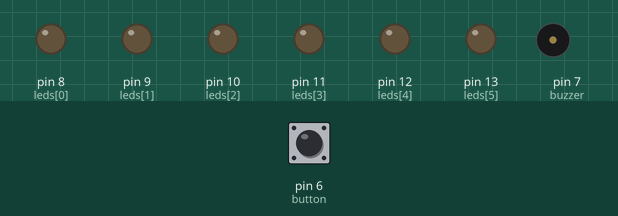
The sketch below on a simulated Arduino Uno, built with avr-gcc and run on an emulated ATmega328P. Shown: output pins drawn as LEDs (lit = HIGH), buzzer (waves = sounding). Inputs (shaded band) come from the test bench; at power-on: pin 6 (button) HIGH. Random numbers use the default seed unless the sketch sets one.

Above: at 1.2 s.
1.3 s: pin 6 (button) pulled LOW for 0.15 s
At 2.0 s:
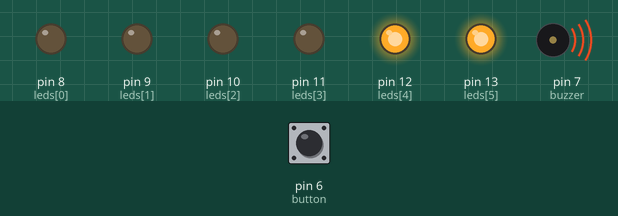
Timing chart, 0 to 4.3 s (numbered marks = the images above; inputs shaded):
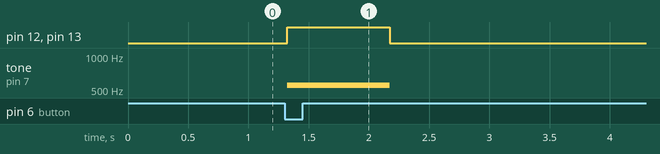

The sketch:

buzzerLEDsButton.ino
```cpp
const int leds[] = {8, 9, 10, 11, 12, 13};
const int ledCount = 6;

const int buzzer = 7;
int noteDuration = 850;
int noteDelay = 850;

const int button = 6;
bool lastReading = HIGH;
bool buttonState = HIGH;
unsigned long lastDebounceTime = 0;
const unsigned long debounceDelay = 20;

void chooseColor(int tone);
void allOff();

void setup() {
  pinMode(button, INPUT_PULLUP);
  pinMode(buzzer, OUTPUT);
  for (int i = 0; i < ledCount; i++)
  {
    pinMode(leds[i], OUTPUT);
  }
  allOff();
  randomSeed(analogRead(A0));
}

void loop() {
  bool reading = digitalRead(button);

  if (reading != lastReading)
  {
    lastDebounceTime = millis();
  }

  if ((millis() - lastDebounceTime) > debounceDelay)
  {
    if (reading != buttonState)
    {
      buttonState = reading;

      if (buttonState == LOW)
      {
        int randomTone = random(1, 600);
        chooseColor(randomTone);
        tone(buzzer, randomTone, noteDuration);

        delay(noteDuration);
        allOff();
        noTone(buzzer);
        }
      }
    }
  lastReading = reading;
}


void chooseColor(int tone)
{
  allOff();
  if (tone < 200)
  {
    digitalWrite(leds[0], HIGH);
    digitalWrite(leds[1], HIGH);
  }
  else if (tone <= 400)
  {
    digitalWrite(leds[2], HIGH);
    digitalWrite(leds[3], HIGH);
  }
  else
  {
    digitalWrite(leds[4], HIGH);
    digitalWrite(leds[5], HIGH);
  }
}

void allOff()
{
  for (int i = 0; i < ledCount; i++) digitalWrite(leds[i], LOW);
}
```

Measured:
- after the input at 1.3 s, pin 12 (leds[4]), pin 13 (leds[5]): LOW → HIGH at once, → LOW 0.85 s later; tone on pin 7 (buzzer): silent → 550 Hz at once, → silent 0.85 s later
